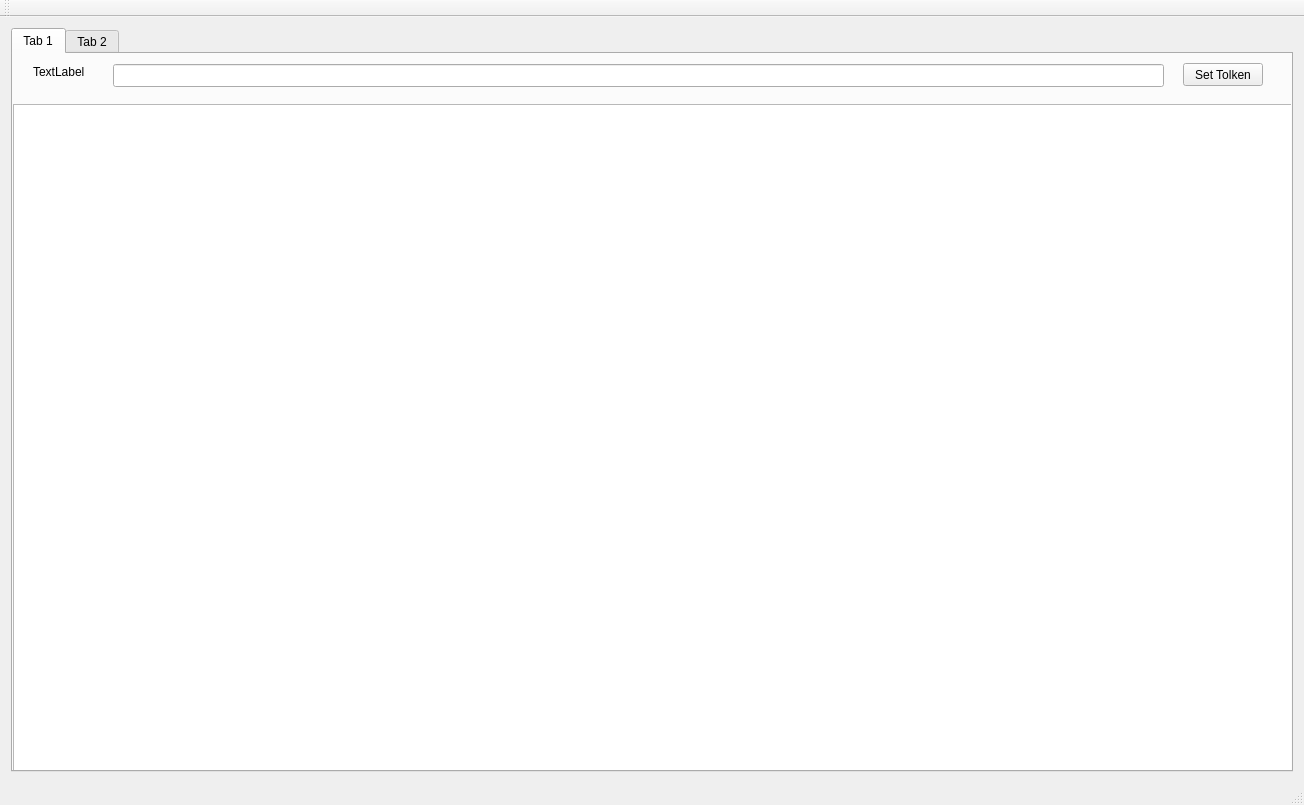
<?xml version="1.0" encoding="UTF-8"?>
<ui version="4.0">
 <class>MainWindow</class>
 <widget class="QMainWindow" name="MainWindow">
  <property name="geometry">
   <rect>
    <x>0</x>
    <y>0</y>
    <width>1304</width>
    <height>805</height>
   </rect>
  </property>
  <property name="windowTitle">
   <string>MainWindow</string>
  </property>
  <widget class="QWidget" name="centralWidget">
   <layout class="QVBoxLayout" name="verticalLayout">
    <item>
     <widget class="QTabWidget" name="tabWidget">
      <property name="currentIndex">
       <number>0</number>
      </property>
      <widget class="QWidget" name="tab">
       <attribute name="title">
        <string>Tab 1</string>
       </attribute>
       <widget class="QTableView" name="tableView">
        <property name="geometry">
         <rect>
          <x>0</x>
          <y>50</y>
          <width>1291</width>
          <height>741</height>
         </rect>
        </property>
       </widget>
       <widget class="QLineEdit" name="tolkenLine">
        <property name="geometry">
         <rect>
          <x>100</x>
          <y>10</y>
          <width>1051</width>
          <height>23</height>
         </rect>
        </property>
       </widget>
       <widget class="QLabel" name="label_5">
        <property name="geometry">
         <rect>
          <x>20</x>
          <y>10</y>
          <width>57</width>
          <height>15</height>
         </rect>
        </property>
        <property name="text">
         <string>TextLabel</string>
        </property>
       </widget>
       <widget class="QPushButton" name="setTolkenButton">
        <property name="geometry">
         <rect>
          <x>1170</x>
          <y>9</y>
          <width>80</width>
          <height>23</height>
         </rect>
        </property>
        <property name="text">
         <string>Set Tolken</string>
        </property>
       </widget>
      </widget>
      <widget class="QWidget" name="tab_2">
       <attribute name="title">
        <string>Tab 2</string>
       </attribute>
       <widget class="QGroupBox" name="groupBox">
        <property name="geometry">
         <rect>
          <x>0</x>
          <y>0</y>
          <width>421</width>
          <height>141</height>
         </rect>
        </property>
        <property name="title">
         <string>GroupBox</string>
        </property>
        <widget class="QComboBox" name="comboBox_2">
         <property name="geometry">
          <rect>
           <x>120</x>
           <y>70</y>
           <width>79</width>
           <height>23</height>
          </rect>
         </property>
        </widget>
        <widget class="QComboBox" name="comboBox">
         <property name="geometry">
          <rect>
           <x>20</x>
           <y>70</y>
           <width>79</width>
           <height>23</height>
          </rect>
         </property>
        </widget>
        <widget class="QComboBox" name="comboBox_3">
         <property name="geometry">
          <rect>
           <x>220</x>
           <y>70</y>
           <width>79</width>
           <height>23</height>
          </rect>
         </property>
        </widget>
        <widget class="QLabel" name="label">
         <property name="geometry">
          <rect>
           <x>30</x>
           <y>40</y>
           <width>57</width>
           <height>15</height>
          </rect>
         </property>
         <property name="text">
          <string>TextLabel</string>
         </property>
        </widget>
        <widget class="QLabel" name="label_2">
         <property name="geometry">
          <rect>
           <x>130</x>
           <y>40</y>
           <width>57</width>
           <height>15</height>
          </rect>
         </property>
         <property name="text">
          <string>TextLabel</string>
         </property>
        </widget>
        <widget class="QLabel" name="label_3">
         <property name="geometry">
          <rect>
           <x>230</x>
           <y>40</y>
           <width>57</width>
           <height>15</height>
          </rect>
         </property>
         <property name="text">
          <string>TextLabel</string>
         </property>
        </widget>
        <widget class="QPushButton" name="pushButton">
         <property name="geometry">
          <rect>
           <x>20</x>
           <y>110</y>
           <width>80</width>
           <height>23</height>
          </rect>
         </property>
         <property name="text">
          <string>PushButton</string>
         </property>
        </widget>
        <widget class="QLabel" name="label_4">
         <property name="geometry">
          <rect>
           <x>120</x>
           <y>110</y>
           <width>57</width>
           <height>15</height>
          </rect>
         </property>
         <property name="text">
          <string>TextLabel</string>
         </property>
        </widget>
       </widget>
      </widget>
     </widget>
    </item>
   </layout>
  </widget>
  <widget class="QMenuBar" name="menuBar">
   <property name="geometry">
    <rect>
     <x>0</x>
     <y>0</y>
     <width>1304</width>
     <height>20</height>
    </rect>
   </property>
  </widget>
  <widget class="QToolBar" name="mainToolBar">
   <attribute name="toolBarArea">
    <enum>TopToolBarArea</enum>
   </attribute>
   <attribute name="toolBarBreak">
    <bool>false</bool>
   </attribute>
  </widget>
  <widget class="QStatusBar" name="statusBar"/>
 </widget>
 <layoutdefault spacing="6" margin="11"/>
 <resources/>
 <connections/>
</ui>
